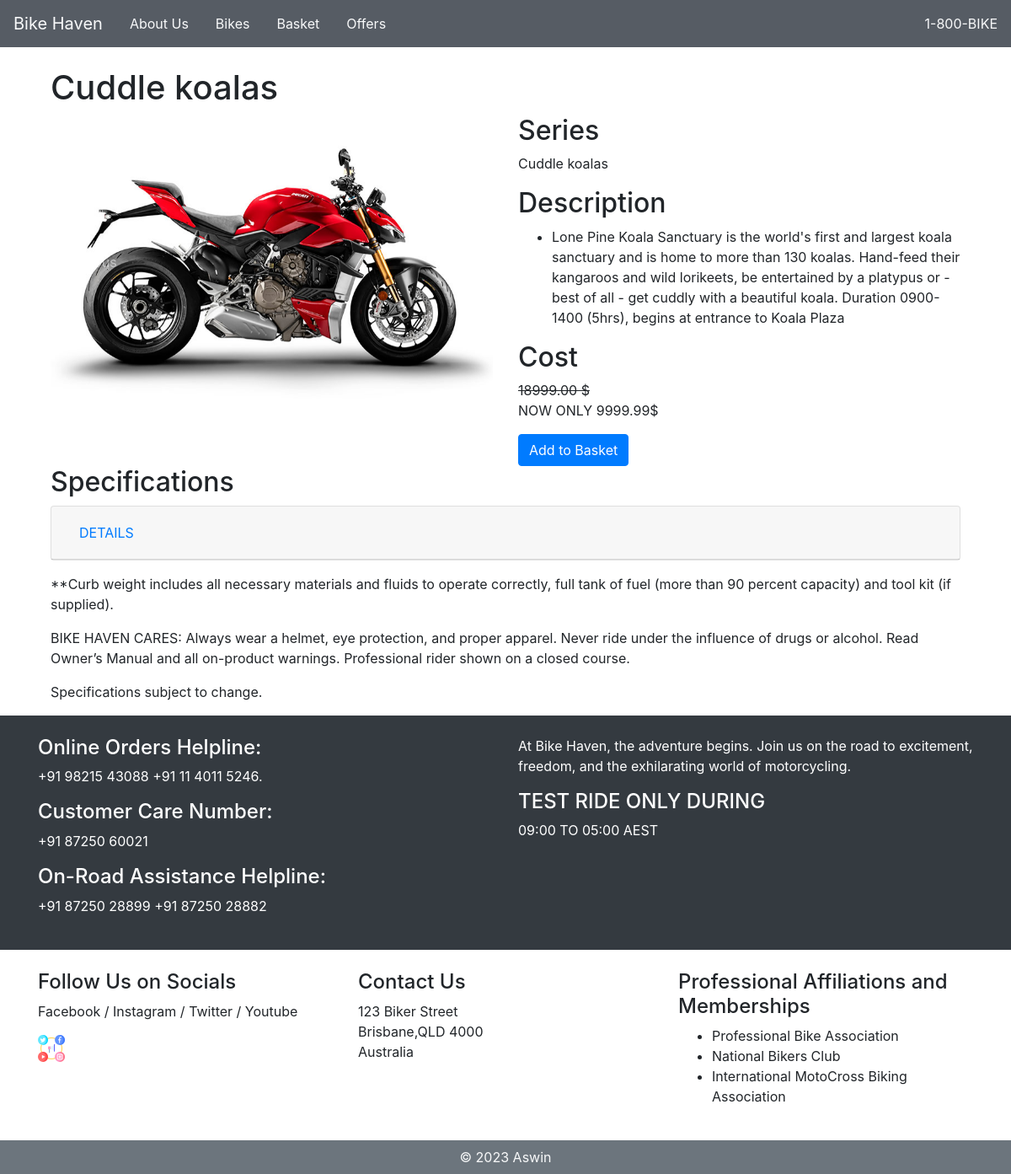
The app's page /Offers/1 with its own data.
### miltontours/models.py (models this page shows, shortened)
class Tour(db.Model):
    __tablename__ = 'tours'
    id = db.Column(db.Integer, primary_key=True)
    name = db.Column(db.String(64), nullable=False)
    description = db.Column(db.String(500), nullable=False)
    image = db.Column(db.String(60), nullable=False)
    price = db.Column(db.Float, nullable=False)
    date = db.Column(db.DateTime, nullable=False)
    city_id = db.Column(db.Integer, db.ForeignKey('cities.id'))
    accordionName = db.Column(db.String(255))  # Adjust the length if bike needs desc
    accordionDesc = db.Column(db.Text)  # Assuming a longer description
    accordioncol1 = db.Column(db.String(255))
    accordioncol2 = db.Column(db.String(255))    #Must keep it short for table
    accordionrow1 = db.Column(db.String(255))
    accordionrow2 = db.Column(db.String(255))
    image1 = db.Column(db.String(60), nullable=False)
    image2 = db.Column(db.String(60), nullable=False)
    image3 = db.Column(db.String(60), nullable=False)

### miltontours/views.py (the view)
@main_bp.route('/Offers/<int:tour_id>')
def Offers(tour_id):
    tour = db.session.query(Tour).filter(Tour.id == tour_id).first()
    if tour is not None:
        return render_template('Offers.html', tour=tour)
    else:
        return "Tour not found"

### miltontours/templates/Offers.html (shortened to what this page needs)
{% extends 'base.html' %}
{% block main %}
  <div class="container mt-4">
    <div class="container mt-4">
        <div>
            <h1>{{ tour.name }}</h1>
        </div>
        <div class="row">
            <div class="col-md-6">
                <div id="carouselExampleAutoplaying" class="carousel slide" data-ride="carousel">
                    <div class="carousel-inner">
                        <div class="carousel-item active">
                            <img src="{{ url_for('static', filename='img/' + (tour.image1 or 'default.jpg')) }}" alt="Image 1"   style="max-width: 100%; height: auto;">
                        </div>
                    </div>
                    <a class="carousel-control-prev" href="#carouselExampleAutoplaying" role="button" data-slide="prev">
                        <span class="carousel-control-prev-icon" aria-hidden="true"></span>
                        <span class="visually-hidden">Previous</span>
                    </a>
                    <a class="carousel-control-next" href="#carouselExampleAutoplaying" role="button" data-slide="next">
                        <span class="carousel-control-next-icon" aria-hidden="true"></span>
                        <span class="visually-hidden">Next</span>
                    </a>
                </div>
            </div>
    <div class="col-md-6">
        <section class="product-details">
            <div class="product-description">
                <h2>Series</h2>
                <p>{{ tour.name }}  </p>
            </div>
            <div class="product-specs">
                <h2>Description</h2>
                <ul>
                    <li>  {{ tour.description }}</li>
                    </ul>
            </div>
            <div class="product-cost">
                <h2>Cost</h2><s>18999.00 $</s>
                <p> NOW ONLY {{ tour.price }}$</p>
                <form action="{{ url_for('main.order') }}">
                    <input class="btn btn-primary" type="submit" value="Add to Basket">
                </form>
            </div>
        </section>
    </div>
          <div class="col-md-12 " >
            <h2>Specifications</h2>
            <div id="accordion{{ tour.id }}">
                <div class="card">
                    <div class="card-header" id="heading{{ tour.id }}">
                        <h5 class="mb-0">
                            <button class="btn btn-link" data-toggle="collapse" data-target="#collapse{{ tour.id }}" aria-expanded="false" aria-controls="collapse{{ tour.id }}">
                                {{ tour.accordionName }}
                            </button>
                        </h5>
                    </div>
                </div>
            </div>
            <p class="disclaimer">**Curb weight includes all necessary materials and fluids to operate correctly, full tank of fuel (more than 90 percent capacity) and tool kit (if supplied).</p>
            <p class="disclaimer">BIKE HAVEN CARES: Always wear a helmet, eye protection, and proper apparel. Never ride under the influence of drugs or alcohol. Read Owner’s Manual and all on-product warnings. Professional rider shown on a closed course. </p>
            <p class="disclaimer">Specifications subject to change.</p>
    </div>
    </div>
  </div>
{% endblock %}

### records on screen
Tour: name "Cuddle koalas", image1 (picture), description "Lone Pine Koala Sanctuary is the world's first and largest koala sanctuary and is home to more than 130 koalas. Hand-feed their kangaroos and wild lorikeets, be entertained by a platypus or - best of all - get cuddly with a beautiful koala. Duration 0900-1400 (5hrs), begins at entrance to Koala Plaza", price "9999.99", accordionName "DETAILS"
